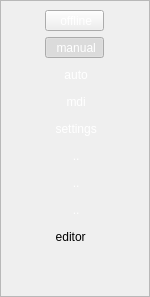
          <widget class="QStackedWidget" name="stackedWidget_index">
           <property name="sizePolicy">
            <sizepolicy hsizetype="Minimum" vsizetype="Preferred">
             <horstretch>0</horstretch>
             <verstretch>0</verstretch>
            </sizepolicy>
           </property>
           <property name="minimumSize">
            <size>
             <width>135</width>
             <height>0</height>
            </size>
           </property>
           <property name="maximumSize">
            <size>
             <width>150</width>
             <height>16777215</height>
            </size>
           </property>
           <property name="frameShape">
            <enum>QFrame::StyledPanel</enum>
           </property>
           <property name="currentIndex">
            <number>0</number>
           </property>
           <widget class="QWidget" name="page_9">
            <layout class="QGridLayout" name="gridLayout_16">
             <item row="0" column="0">
              <layout class="QGridLayout" name="gridLayout_9">
               <item row="3" column="0">
                <widget class="QToolButton" name="toolButton_mdi">
                 <property name="sizePolicy">
                  <sizepolicy hsizetype="Preferred" vsizetype="Fixed">
                   <horstretch>0</horstretch>
                   <verstretch>0</verstretch>
                  </sizepolicy>
                 </property>
                 <property name="autoFillBackground">
                  <bool>false</bool>
                 </property>
                 <property name="styleSheet">
                  <string notr="true">color: rgb(255, 255, 255);</string>
                 </property>
                 <property name="text">
                  <string> mdi</string>
                 </property>
                 <property name="icon">
                  <iconset resource="icons.qrc">
                   <normaloff>:/pictures/btn_25_25.png</normaloff>
                   <normalon>:/pictures/btn_25_25_in_green.png</normalon>:/pictures/btn_25_25.png</iconset>
                 </property>
                 <property name="iconSize">
                  <size>
                   <width>35</width>
                   <height>35</height>
                  </size>
                 </property>
                 <property name="checkable">
                  <bool>true</bool>
                 </property>
                 <property name="toolButtonStyle">
                  <enum>Qt::ToolButtonTextBesideIcon</enum>
                 </property>
                 <property name="autoRaise">
                  <bool>true</bool>
                 </property>
                </widget>
               </item>
               <item row="6" column="0">
                <widget class="QToolButton" name="toolButton_test">
                 <property name="sizePolicy">
                  <sizepolicy hsizetype="Preferred" vsizetype="Fixed">
                   <horstretch>0</horstretch>
                   <verstretch>0</verstretch>
                  </sizepolicy>
                 </property>
                 <property name="autoFillBackground">
                  <bool>false</bool>
                 </property>
                 <property name="styleSheet">
                  <string notr="true">color: rgb(255, 255, 255);</string>
                 </property>
                 <property name="text">
                  <string> ..</string>
                 </property>
                 <property name="icon">
                  <iconset resource="icons.qrc">
                   <normaloff>:/pictures/btn_25_25.png</normaloff>
                   <normalon>:/pictures/btn_25_25_in_green.png</normalon>:/pictures/btn_25_25.png</iconset>
                 </property>
                 <property name="iconSize">
                  <size>
                   <width>35</width>
                   <height>35</height>
                  </size>
                 </property>
                 <property name="checkable">
                  <bool>true</bool>
                 </property>
                 <property name="toolButtonStyle">
                  <enum>Qt::ToolButtonTextBesideIcon</enum>
                 </property>
                 <property name="autoRaise">
                  <bool>true</bool>
                 </property>
                </widget>
               </item>
               <item row="7" column="0">
                <widget class="QToolButton" name="toolButton_empty_2">
                 <property name="sizePolicy">
                  <sizepolicy hsizetype="Preferred" vsizetype="Fixed">
                   <horstretch>0</horstretch>
                   <verstretch>0</verstretch>
                  </sizepolicy>
                 </property>
                 <property name="autoFillBackground">
                  <bool>false</bool>
                 </property>
                 <property name="styleSheet">
                  <string notr="true">color: rgb(255, 255, 255);</string>
                 </property>
                 <property name="text">
                  <string> ..</string>
                 </property>
                 <property name="icon">
                  <iconset resource="icons.qrc">
                   <normaloff>:/pictures/btn_25_25.png</normaloff>
                   <normalon>:/pictures/btn_25_25_in_green.png</normalon>:/pictures/btn_25_25.png</iconset>
                 </property>
                 <property name="iconSize">
                  <size>
                   <width>35</width>
                   <height>35</height>
                  </size>
                 </property>
                 <property name="checkable">
                  <bool>true</bool>
                 </property>
                 <property name="toolButtonStyle">
                  <enum>Qt::ToolButtonTextBesideIcon</enum>
                 </property>
                 <property name="autoRaise">
                  <bool>true</bool>
                 </property>
                </widget>
               </item>
               <item row="4" column="0">
                <widget class="QToolButton" name="toolButton_settings">
                 <property name="sizePolicy">
                  <sizepolicy hsizetype="Preferred" vsizetype="Fixed">
                   <horstretch>0</horstretch>
                   <verstretch>0</verstretch>
                  </sizepolicy>
                 </property>
                 <property name="autoFillBackground">
                  <bool>false</bool>
                 </property>
                 <property name="styleSheet">
                  <string notr="true">color: rgb(255, 255, 255);</string>
                 </property>
                 <property name="text">
                  <string> settings</string>
                 </property>
                 <property name="icon">
                  <iconset resource="icons.qrc">
                   <normaloff>:/pictures/btn_25_25_settings.png</normaloff>:/pictures/btn_25_25_settings.png</iconset>
                 </property>
                 <property name="iconSize">
                  <size>
                   <width>35</width>
                   <height>35</height>
                  </size>
                 </property>
                 <property name="checkable">
                  <bool>true</bool>
                 </property>
                 <property name="toolButtonStyle">
                  <enum>Qt::ToolButtonTextBesideIcon</enum>
                 </property>
                 <property name="autoRaise">
                  <bool>true</bool>
                 </property>
                </widget>
               </item>
               <item row="2" column="0">
                <widget class="QToolButton" name="toolButton_auto">
                 <property name="sizePolicy">
                  <sizepolicy hsizetype="Preferred" vsizetype="Fixed">
                   <horstretch>0</horstretch>
                   <verstretch>0</verstretch>
                  </sizepolicy>
                 </property>
                 <property name="autoFillBackground">
                  <bool>false</bool>
                 </property>
                 <property name="styleSheet">
                  <string notr="true">color: rgb(255, 255, 255);</string>
                 </property>
                 <property name="text">
                  <string> auto</string>
                 </property>
                 <property name="icon">
                  <iconset resource="icons.qrc">
                   <normaloff>:/pictures/btn_25_25.png</normaloff>
                   <normalon>:/pictures/btn_25_25_in_green.png</normalon>:/pictures/btn_25_25.png</iconset>
                 </property>
                 <property name="iconSize">
                  <size>
                   <width>35</width>
                   <height>35</height>
                  </size>
                 </property>
                 <property name="checkable">
                  <bool>true</bool>
                 </property>
                 <property name="toolButtonStyle">
                  <enum>Qt::ToolButtonTextBesideIcon</enum>
                 </property>
                 <property name="autoRaise">
                  <bool>true</bool>
                 </property>
                </widget>
               </item>
               <item row="9" column="0">
                <widget class="QToolButton" name="toolButton_edit">
                 <property name="toolTip">
                  <string>&lt;html&gt;&lt;head/&gt;&lt;body&gt;&lt;p&gt;edit in gcode editor.&lt;/p&gt;&lt;/body&gt;&lt;/html&gt;</string>
                 </property>
                 <property name="text">
                  <string> editor</string>
                 </property>
                 <property name="icon">
                  <iconset resource="icons.qrc">
                   <normaloff>:/pictures/btn_25_25_text_edit.png</normaloff>:/pictures/btn_25_25_text_edit.png</iconset>
                 </property>
                 <property name="iconSize">
                  <size>
                   <width>35</width>
                   <height>35</height>
                  </size>
                 </property>
                 <property name="toolButtonStyle">
                  <enum>Qt::ToolButtonTextBesideIcon</enum>
                 </property>
                 <property name="autoRaise">
                  <bool>true</bool>
                 </property>
                </widget>
               </item>
               <item row="8" column="0">
                <widget class="QToolButton" name="toolButton_empty_3">
                 <property name="sizePolicy">
                  <sizepolicy hsizetype="Preferred" vsizetype="Fixed">
                   <horstretch>0</horstretch>
                   <verstretch>0</verstretch>
                  </sizepolicy>
                 </property>
                 <property name="autoFillBackground">
                  <bool>false</bool>
                 </property>
                 <property name="styleSheet">
                  <string notr="true">color: rgb(255, 255, 255);</string>
                 </property>
                 <property name="text">
                  <string> ..</string>
                 </property>
                 <property name="icon">
                  <iconset resource="icons.qrc">
                   <normaloff>:/pictures/btn_25_25.png</normaloff>
                   <normalon>:/pictures/btn_25_25_in_green.png</normalon>:/pictures/btn_25_25.png</iconset>
                 </property>
                 <property name="iconSize">
                  <size>
                   <width>35</width>
                   <height>35</height>
                  </size>
                 </property>
                 <property name="checkable">
                  <bool>true</bool>
                 </property>
                 <property name="toolButtonStyle">
                  <enum>Qt::ToolButtonTextBesideIcon</enum>
                 </property>
                 <property name="autoRaise">
                  <bool>true</bool>
                 </property>
                </widget>
               </item>
               <item row="10" column="0">
                <spacer name="verticalSpacer_2">
                 <property name="orientation">
                  <enum>Qt::Vertical</enum>
                 </property>
                 <property name="sizeHint" stdset="0">
                  <size>
                   <width>20</width>
                   <height>40</height>
                  </size>
                 </property>
                </spacer>
               </item>
               <item row="1" column="0">
                <widget class="QToolButton" name="toolButton_manual">
                 <property name="sizePolicy">
                  <sizepolicy hsizetype="Preferred" vsizetype="Fixed">
                   <horstretch>0</horstretch>
                   <verstretch>0</verstretch>
                  </sizepolicy>
                 </property>
                 <property name="autoFillBackground">
                  <bool>false</bool>
                 </property>
                 <property name="styleSheet">
                  <string notr="true">color: rgb(255, 255, 255);</string>
                 </property>
                 <property name="text">
                  <string> manual</string>
                 </property>
                 <property name="icon">
                  <iconset resource="icons.qrc">
                   <normaloff>:/pictures/btn_25_25.png</normaloff>
                   <normalon>:/pictures/btn_25_25_in_green.png</normalon>:/pictures/btn_25_25.png</iconset>
                 </property>
                 <property name="iconSize">
                  <size>
                   <width>35</width>
                   <height>35</height>
                  </size>
                 </property>
                 <property name="checkable">
                  <bool>true</bool>
                 </property>
                 <property name="checked">
                  <bool>true</bool>
                 </property>
                 <property name="toolButtonStyle">
                  <enum>Qt::ToolButtonTextBesideIcon</enum>
                 </property>
                 <property name="autoRaise">
                  <bool>true</bool>
                 </property>
                </widget>
               </item>
               <item row="0" column="0">
                <widget class="QToolButton" name="toolButton_online">
                 <property name="sizePolicy">
                  <sizepolicy hsizetype="Preferred" vsizetype="Fixed">
                   <horstretch>0</horstretch>
                   <verstretch>0</verstretch>
                  </sizepolicy>
                 </property>
                 <property name="autoFillBackground">
                  <bool>false</bool>
                 </property>
                 <property name="styleSheet">
                  <string notr="true">color: rgb(255, 255, 255);</string>
                 </property>
                 <property name="text">
                  <string> offline</string>
                 </property>
                 <property name="icon">
                  <iconset resource="icons.qrc">
                   <normaloff>:/pictures/btn_25_25.png</normaloff>
                   <normalon>:/pictures/btn_25_25_in_green.png</normalon>:/pictures/btn_25_25.png</iconset>
                 </property>
                 <property name="iconSize">
                  <size>
                   <width>35</width>
                   <height>35</height>
                  </size>
                 </property>
                 <property name="checkable">
                  <bool>true</bool>
                 </property>
                 <property name="checked">
                  <bool>false</bool>
                 </property>
                 <property name="autoRepeatDelay">
                  <number>0</number>
                 </property>
                 <property name="autoRepeatInterval">
                  <number>0</number>
                 </property>
                 <property name="toolButtonStyle">
                  <enum>Qt::ToolButtonTextBesideIcon</enum>
                 </property>
                 <property name="autoRaise">
                  <bool>false</bool>
                 </property>
                </widget>
               </item>
              </layout>
             </item>
            </layout>
           </widget>
           <widget class="QWidget" name="page_10"/>
          </widget>
